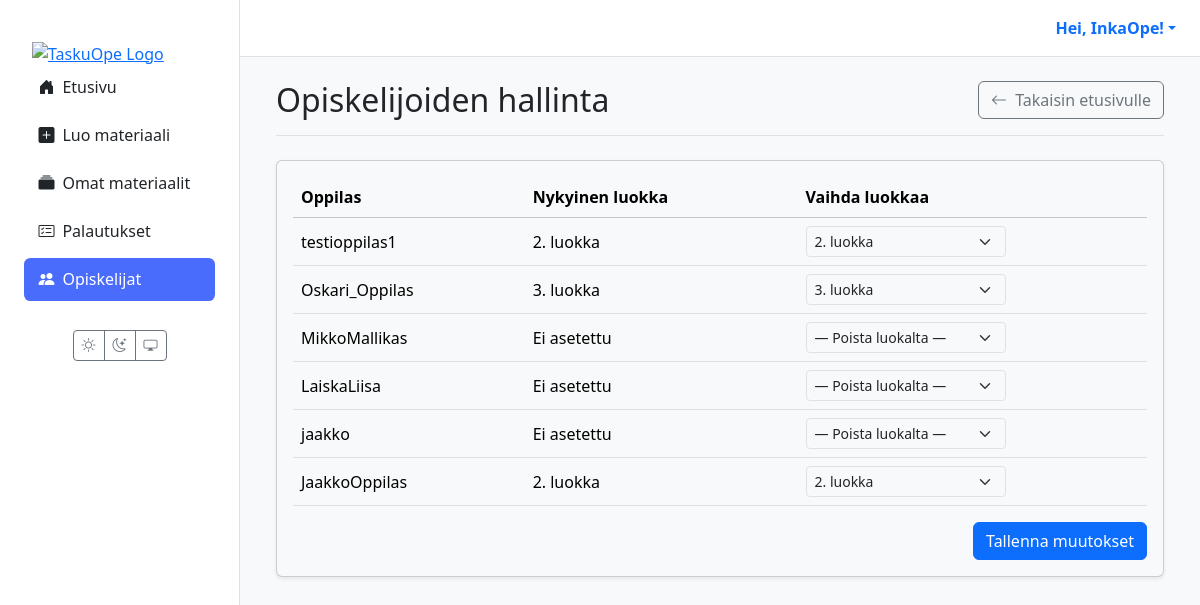
Before: /students/ (signed in) with the older database file.
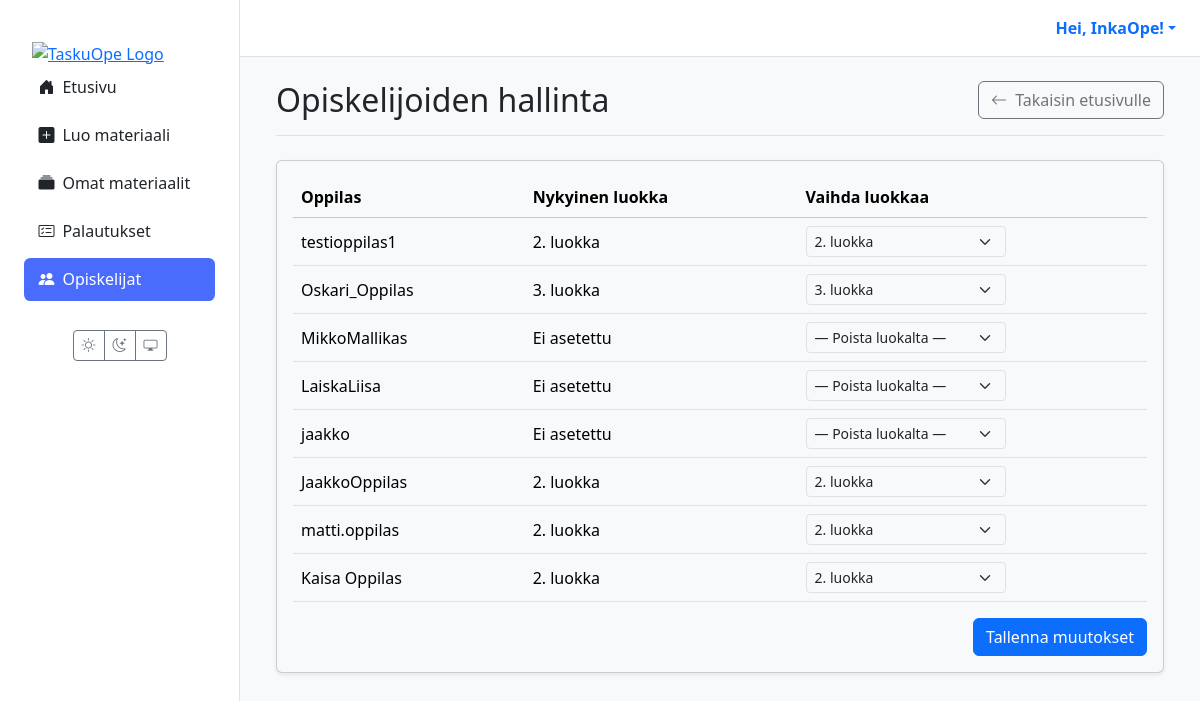
After: the same page with the newer database file.
### users/models.py (models this page shows)
class CustomUser(AbstractUser):
    class Role(models.TextChoices):
        TEACHER = 'TEACHER', 'Teacher'
        STUDENT = 'STUDENT', 'Student'
    role = models.CharField(max_length=50, choices=Role.choices, default=Role.STUDENT)
    grade_class = models.PositiveSmallIntegerField(
        verbose_name="Luokka-aste",
        null=True,  # Salli tyhjä arvo (esim. opettajat)
        blank=True, # Ei pakollinen lomakkeissa
        choices=[(i, f"{i}. luokka") for i in range(1, 10)] # Valinnat 1-9
    )

### materials/views.py (the view, shortened to what this page needs)
# urls.py: path('students/', views.teacher_student_list_view, name='teacher_student_list'),
@login_required
def teacher_student_list_view(request):
    if request.user.role != 'TEACHER':
        messages.error(request, "Vain opettajat voivat hallita opiskelijoita.")
        return redirect('dashboard')
    students = CustomUser.objects.filter(role='STUDENT').order_by('last_name', 'first_name')
    grade_choices = CustomUser._meta.get_field('grade_class').choices
    context = {
        'students': students,
        'grade_choices': grade_choices,
    }
    return render(request, 'materials/teacher_student_list.html', context)

### templates/materials/teacher_student_list.html (shortened to what this page needs)
{% extends 'partials/base.html' %}
{% block content %}
<div class="container-fluid">
  <div class="d-flex justify-content-between align-items-center mb-4 border-bottom pb-3">
    <h1 class="h2 mb-0">Opiskelijoiden hallinta</h1>
    <a href="{% url 'dashboard' %}" class="btn btn-outline-secondary">
      <i class="bi bi-arrow-left me-1"></i> Takaisin etusivulle
    </a>
  </div>
  <div class="card shadow-sm">
    <div class="card-body">
      <form method="post">
        <table class="table table-hover align-middle tasks">
          <thead class="table-light">
            <tr>
              <th>Oppilas</th>
              <th>Nykyinen luokka</th>
              <th>Vaihda luokkaa</th>
            </tr>
          </thead>
          <tbody>
            {% for student in students %}
              <tr>
                <td data-label="Oppilas">{{ student.get_full_name|default:student.username }}</td>
                <td data-label="Nykyinen luokka">{{ student.get_grade_class_display|default:"Ei asetettu" }}</td>
                <td data-label="Vaihda luokkaa">
                  <select name="student-{{ student.id }}" class="form-select form-select-sm" style="max-width: 200px;">
                    <option value="">— Poista luokalta —</option>
                    {% for grade, display in grade_choices %}
                      <option value="{{ grade }}" {% if student.grade_class == grade %}selected{% endif %}>
                        {{ display }}
                      </option>
                    {% endfor %}
                  </select>
                </td>
              </tr>
            {% empty %}
              <tr>
                <td colspan="3" class="text-center text-muted py-4">Järjestelmässä ei ole opiskelijoita.</td>
              </tr>
            {% endfor %}
          </tbody>
        </table>
        <div class="mt-3 text-end">
          <button type="submit" class="btn btn-primary">Tallenna muutokset</button>
        </div>
      </form>
    </div>
  </div>
</div>
{% endblock %}

Changed rows visible on the page:
added CustomUser: get_full_name "matti.oppilas", grade_class "2. luokka", grade_class+id "2. luokka"
added CustomUser: get_full_name "Kaisa Oppilas", grade_class "2. luokka", grade_class+id "2. luokka"
